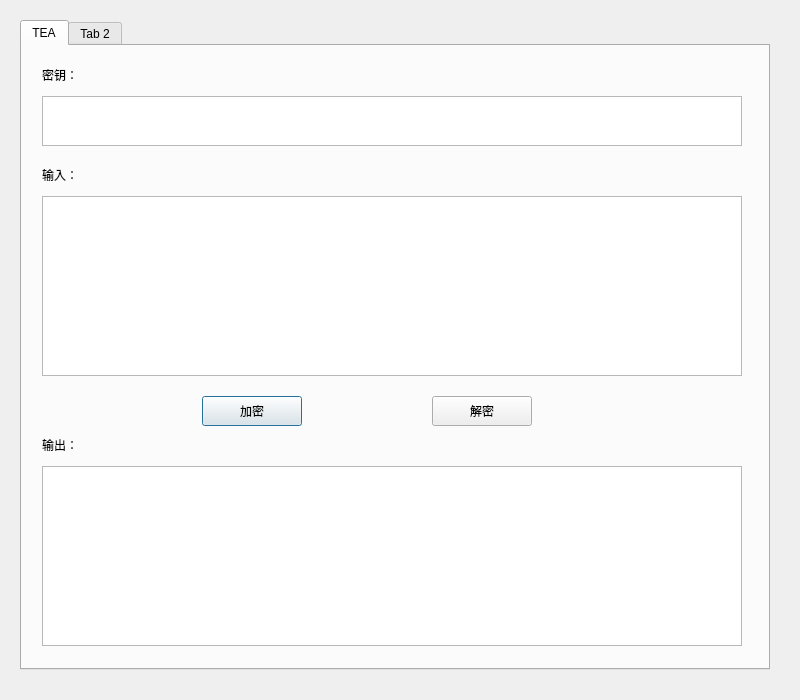
<?xml version="1.0" encoding="UTF-8"?>
<ui version="4.0">
 <class>Dialog</class>
 <widget class="QDialog" name="Dialog">
  <property name="geometry">
   <rect>
    <x>0</x>
    <y>0</y>
    <width>800</width>
    <height>700</height>
   </rect>
  </property>
  <property name="windowTitle">
   <string>Dialog</string>
  </property>
  <widget class="QTabWidget" name="tabWidget">
   <property name="geometry">
    <rect>
     <x>20</x>
     <y>20</y>
     <width>750</width>
     <height>650</height>
    </rect>
   </property>
   <property name="currentIndex">
    <number>0</number>
   </property>
   <widget class="QWidget" name="tab">
    <attribute name="title">
     <string>TEA</string>
    </attribute>
    <widget class="QTextBrowser" name="textBrowser_key">
     <property name="geometry">
      <rect>
       <x>20</x>
       <y>50</y>
       <width>700</width>
       <height>50</height>
      </rect>
     </property>
     <property name="html">
      <string>&lt;!DOCTYPE HTML PUBLIC &quot;-//W3C//DTD HTML 4.0//EN&quot; &quot;http://www.w3.org/TR/REC-html40/strict.dtd&quot;&gt;
&lt;html&gt;&lt;head&gt;&lt;meta name=&quot;qrichtext&quot; content=&quot;1&quot; /&gt;&lt;style type=&quot;text/css&quot;&gt;
p, li { white-space: pre-wrap; }
&lt;/style&gt;&lt;/head&gt;&lt;body style=&quot; font-family:'Sans'; font-size:10pt; font-weight:400; font-style:normal;&quot;&gt;
&lt;p style=&quot;-qt-paragraph-type:empty; margin-top:0px; margin-bottom:0px; margin-left:0px; margin-right:0px; -qt-block-indent:0; text-indent:0px;&quot;&gt;&lt;/p&gt;&lt;/body&gt;&lt;/html&gt;</string>
     </property>
    </widget>
    <widget class="QTextBrowser" name="textBrowser_input">
     <property name="geometry">
      <rect>
       <x>20</x>
       <y>150</y>
       <width>700</width>
       <height>180</height>
      </rect>
     </property>
     <property name="html">
      <string>&lt;!DOCTYPE HTML PUBLIC &quot;-//W3C//DTD HTML 4.0//EN&quot; &quot;http://www.w3.org/TR/REC-html40/strict.dtd&quot;&gt;
&lt;html&gt;&lt;head&gt;&lt;meta name=&quot;qrichtext&quot; content=&quot;1&quot; /&gt;&lt;style type=&quot;text/css&quot;&gt;
p, li { white-space: pre-wrap; }
&lt;/style&gt;&lt;/head&gt;&lt;body style=&quot; font-family:'Sans'; font-size:10pt; font-weight:400; font-style:normal;&quot;&gt;
&lt;p style=&quot;-qt-paragraph-type:empty; margin-top:0px; margin-bottom:0px; margin-left:0px; margin-right:0px; -qt-block-indent:0; text-indent:0px;&quot;&gt;&lt;/p&gt;&lt;/body&gt;&lt;/html&gt;</string>
     </property>
    </widget>
    <widget class="QTextBrowser" name="textBrowser_output">
     <property name="geometry">
      <rect>
       <x>20</x>
       <y>420</y>
       <width>700</width>
       <height>180</height>
      </rect>
     </property>
     <property name="html">
      <string>&lt;!DOCTYPE HTML PUBLIC &quot;-//W3C//DTD HTML 4.0//EN&quot; &quot;http://www.w3.org/TR/REC-html40/strict.dtd&quot;&gt;
&lt;html&gt;&lt;head&gt;&lt;meta name=&quot;qrichtext&quot; content=&quot;1&quot; /&gt;&lt;style type=&quot;text/css&quot;&gt;
p, li { white-space: pre-wrap; }
&lt;/style&gt;&lt;/head&gt;&lt;body style=&quot; font-family:'Sans'; font-size:10pt; font-weight:400; font-style:normal;&quot;&gt;
&lt;p style=&quot;-qt-paragraph-type:empty; margin-top:0px; margin-bottom:0px; margin-left:0px; margin-right:0px; -qt-block-indent:0; text-indent:0px;&quot;&gt;&lt;/p&gt;&lt;/body&gt;&lt;/html&gt;</string>
     </property>
    </widget>
    <widget class="QLabel" name="label_key">
     <property name="geometry">
      <rect>
       <x>20</x>
       <y>20</y>
       <width>810</width>
       <height>17</height>
      </rect>
     </property>
     <property name="text">
      <string>密钥：</string>
     </property>
    </widget>
    <widget class="QLabel" name="label_input">
     <property name="geometry">
      <rect>
       <x>20</x>
       <y>120</y>
       <width>62</width>
       <height>17</height>
      </rect>
     </property>
     <property name="text">
      <string>输入：</string>
     </property>
    </widget>
    <widget class="QLabel" name="label_output">
     <property name="geometry">
      <rect>
       <x>20</x>
       <y>390</y>
       <width>62</width>
       <height>17</height>
      </rect>
     </property>
     <property name="text">
      <string>输出：</string>
     </property>
    </widget>
    <widget class="QPushButton" name="pushButton">
     <property name="geometry">
      <rect>
       <x>180</x>
       <y>350</y>
       <width>100</width>
       <height>30</height>
      </rect>
     </property>
     <property name="text">
      <string>加密</string>
     </property>
    </widget>
    <widget class="QPushButton" name="pushButton_2">
     <property name="geometry">
      <rect>
       <x>410</x>
       <y>350</y>
       <width>100</width>
       <height>30</height>
      </rect>
     </property>
     <property name="text">
      <string>解密</string>
     </property>
    </widget>
   </widget>
   <widget class="QWidget" name="tab_2">
    <attribute name="title">
     <string>Tab 2</string>
    </attribute>
   </widget>
  </widget>
 </widget>
 <resources/>
 <connections/>
</ui>
